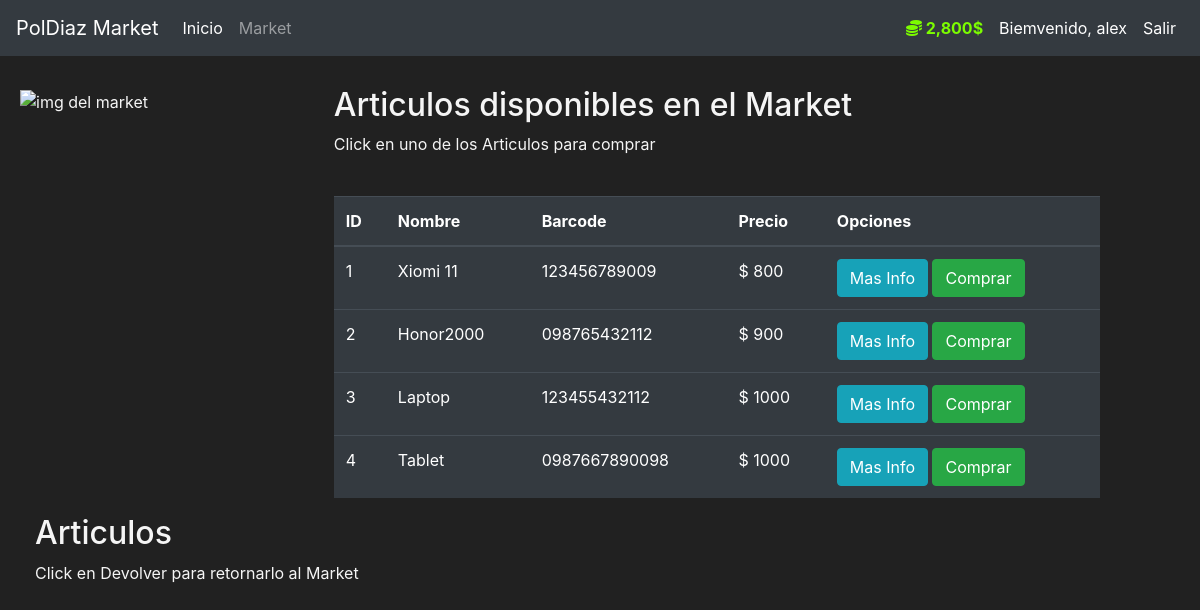
The page /market (signed in) on the database its author committed.
### market/models.py (models this page shows, shortened)
class User(db.Model, UserMixin):
    id = db.Column(db.Integer(), primary_key=True)
    usuario = db.Column(db.String(length=30), nullable=False, unique=True)
    email = db.Column(db.String(length=50), nullable=False, unique=True)
    password_hash = db.Column(db.String(length=60), nullable=False)
    budget = db.Column(db.Integer(), nullable=False, default=2000)
    items = db.relationship("Item", backref="owned_user", lazy=True)
    @property
    def prettier_budget(self):
        if len(str(self.budget)) >= 4:
            return f"{str(self.budget)[:-3]},{str(self.budget)[-3:]}$"
        else:
            return f"{self.budget}$"
    @property
    def password(self):
        return self.password

class Item(db.Model):
    id = db.Column(db.Integer(), primary_key=True)
    nombre = db.Column(db.String(length=30), nullable=False, unique=True)
    precio = db.Column(db.Integer(), nullable=False)
    barcode = db.Column(db.String(length=12), nullable=False, unique=True)
    descripcion = db.Column(db.String(length=1024), nullable=False, unique=True)
    owner = db.Column(db.Integer(), db.ForeignKey("user.id"))

### market/routes.py (the view, shortened to what this page needs)
@app.route("/market", methods=["GET", "POST"])
@login_required
def market_page():
    purchase_form = PurchaseItemForm()
    selling_form = SellItemForm()
    if request.method == "GET":
        items = Item.query.filter_by(owner=None)
        owned_items = Item.query.filter_by(owner=current_user.id)
        return render_template(
            "market.html",
            items=items,
            purchase_form=purchase_form,
            owned_items=owned_items,
            selling_form=selling_form,
        )

### market/models.py (called while the page is built)
@login_manager.user_loader
def load_user(user_id):
    return User.query.get(int(user_id))

### market/templates/market.html (shortened to what this page needs)
{% extends 'base.html' %}
{% block content %}
  <div class="row" style="margin-top: 30px; margin-left: 20px;">
    <img class="h-25 w-25 mt-1" src="https://cdn.icon-icons.com/icons2/1526/PNG/512/screencart_106583.png" alt="img del market">
    <div class="col-8">
      <h2>Articulos disponibles en el Market</h2>
      <p>Click en uno de los Articulos para comprar</p>
      <br />
      <table class="table table-hover table-dark">
        <thead>
          <tr>
            <th scope="col">ID</th>
            <th scope="col">Nombre</th>
            <th scope="col">Barcode</th>
            <th scope="col">Precio</th>
            <th scope="col">Opciones</th>
          </tr>
        </thead>
      <tbody>
        {% for item in items %}
          <tr>
            <td>{{ item.id }}</td>
            <td>{{ item.nombre }}</td>
            <td>{{ item.barcode }}</td>
            <td>$ {{ item.precio }}</td>
            <td>
              <button
                class="btn btn-outline btn-info"
                data-toggle="modal"
                data-target="#Modal-MoreInfo-{{ item.id }}">
                Mas Info
              </button>
              <button
                class="btn btn-outline btn-success"
                data-toggle="modal"
                data-target="#Modal-PurchaseConfirm-{{ item.id }}">
                Comprar
              </button>
            </td>
          </tr>
        {% endfor %}
        </tbody>
      </table>
    </div>
    <div class="col-4">
      <h2>Articulos</h2>
      <p>Click en Devolver para retornarlo al Market</p>
      <br />
    </div>
  </div>
{% endblock %}

### market/templates/base.html (shortened to what this page needs)
<!DOCTYPE html>
<html lang="es">
  <head>
    <link
      rel="stylesheet"
      href="https://cdn.jsdelivr.net/npm/bootstrap@4.5.3/dist/css/bootstrap.min.css"
    />
  </head>
  <body>
    <nav class="navbar navbar-expand-md navbar-dark bg-dark">
      <a class="navbar-brand" href="{{ url_for('home_page') }}">PolDiaz Market</a>
      <div class="collapse navbar-collapse" id="navbarNav">
        <ul class="navbar-nav mr-auto">
          <li class="nav-item active">
            <a class="nav-link" href="{{ url_for('home_page') }}"
              >Inicio
            </a>
          </li>
          <li class="nav-item">
            <a class="nav-link" href="{{ url_for('market_page') }}">Market</a>
          </li>
        </ul>
        {% if current_user.is_authenticated %}
          <ul class="navbar-nav">
            <li class="nav-item active">
              <a class="nav-link" style="color: lawngreen; font-weight: bold">
                <i class="fas fa-coins"></i>
                {{ current_user.prettier_budget }}
              </a>
            </li>
            <li class="nav-item active">
              <a class="nav-link">Biemvenido, {{ current_user.usuario }}</a>
            </li>
            <li class="nav-item active">
              <a class="nav-link" href="{{ url_for('logout_page') }}">Salir</a>
            </li>
          </ul>
        {% endif %}
      </div>
    </nav>
    {% block content %} {% endblock %}
  </body>
</html>

### market/templates/base.html (style rules this page uses)
body { background-color: #212121; color: whitesmoke; }

### rows shown on the page
User: prettier_budget "2,800$", usuario "alex"
Item: id "1", nombre "Xiomi 11", barcode "123456789009", precio "800"
Item: id "2", nombre "Honor2000", barcode "098765432112", precio "900"
Item: id "3", nombre "Laptop", barcode "123455432112", precio "1000"
Item: id "4", nombre "Tablet", barcode "0987667890098", precio "1000"
